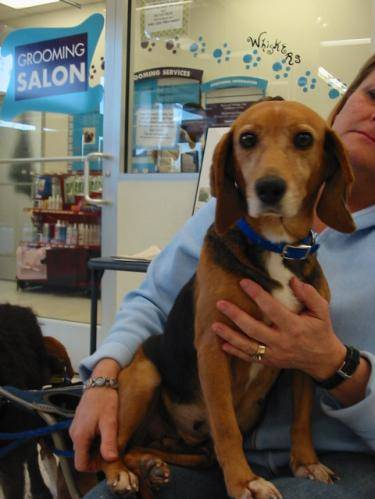
#> input picture dogs/dog.1402.jpg, 375 x 499 px; its folder holds 4 pictures in this run
$ python data.py
#> lines starting #> are read from the running program, lines starting #| are printed output that depends on the picture
import cv2
import numpy as np
import glob
import sys
import os
import pickle

# For doga [1,0]
# For cats [0,1]
def create_data():
	image_size = 50
	length = image_size*image_size
	os.chdir('../dogscats/train/dogs')
	pics_of_dogs = glob.glob('*.jpg')
	os.chdir('../cats')
	pics_of_cats = glob.glob('*.jpg')
	os.chdir('..')
	total_images = len(pics_of_cats) + len(pics_of_dogs)
	main_data = np.zeros([total_images,length+2],dtype='f')
	i=0
	os.chdir('dogs')
	print("Reading images of dogs")
	for pic in pics_of_dogs:
		img = cv2.imread(pic,0)
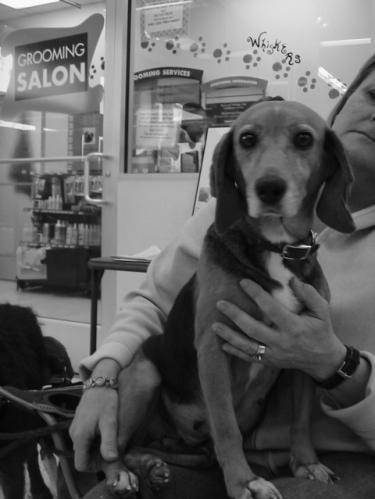
#> img: shape (499, 375); min 0, max 255, mean 95.1
		img = cv2.resize(img,(image_size,image_size))
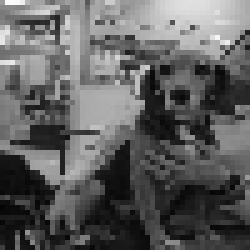
#> img: shape (50, 50) (shown 5 times larger); min 4, max 250, mean 95.2
		main_data[i,0:length] = np.reshape(img,(1,length))
		main_data[i,length] = 1
		i = i+1
#> pass 2 of the loop in create_data, `for pic in pics_of_dogs:`:
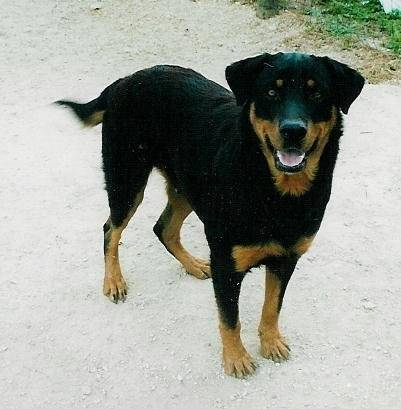
#> input picture dogs/dog.1614.jpg, 401 x 409 px
#> in create_data, `img = cv2.imread(pic,0)`:
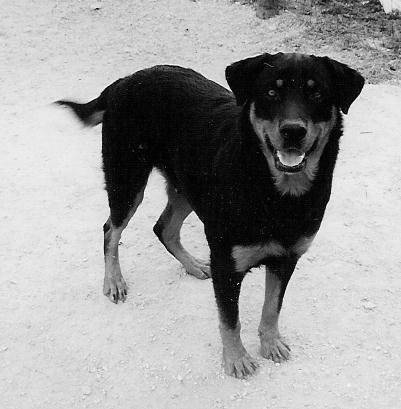
#> img: shape (409, 401); min 0, max 255, mean 157.9
#> in create_data, `img = cv2.resize(img,(image_size,image_size))`:
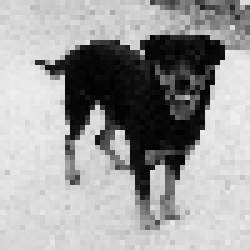
#> img: shape (50, 50) (shown 5 times larger); min 0, max 238, mean 157.8
#> pass 3 of the loop in create_data, `for pic in pics_of_dogs:`:
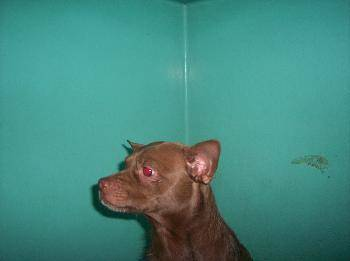
#> input picture dogs/dog.2423.jpg, 350 x 261 px
#> in create_data, `img = cv2.imread(pic,0)`:
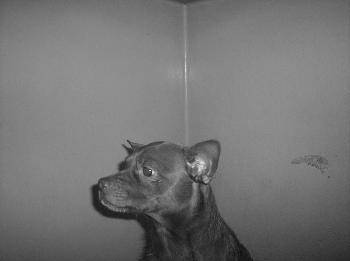
#> img: shape (261, 350); min 15, max 255, mean 115.7
#> in create_data, `img = cv2.resize(img,(image_size,image_size))`:
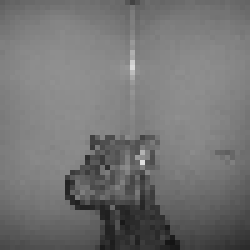
#> img: shape (50, 50) (shown 5 times larger); min 20, max 223, mean 115.7
#> the loop made 4 passes; the first 3 are shown
	print("Reading images of cats")
	os.chdir('../cats')
	for pic in pics_of_cats:
		img = cv2.imread(pic,0)
		img = cv2.resize(img,(image_size,image_size))
		main_data[i,0:length] = np.reshape(img,(1,length))
		main_data[i,length+1] = 1
		i = i+1
#> pass 2 of the loop in create_data, `for pic in pics_of_cats:`:
#> pass 3 of the loop in create_data, `for pic in pics_of_cats:`:
#> the loop made 4 passes; the first 3 are shown
	os.chdir('../../../dogs-cat-classifier')
	np.random.shuffle(main_data)
	print("saving data set")
#> (the run stopped early here; a loop or call above may not have finished)
